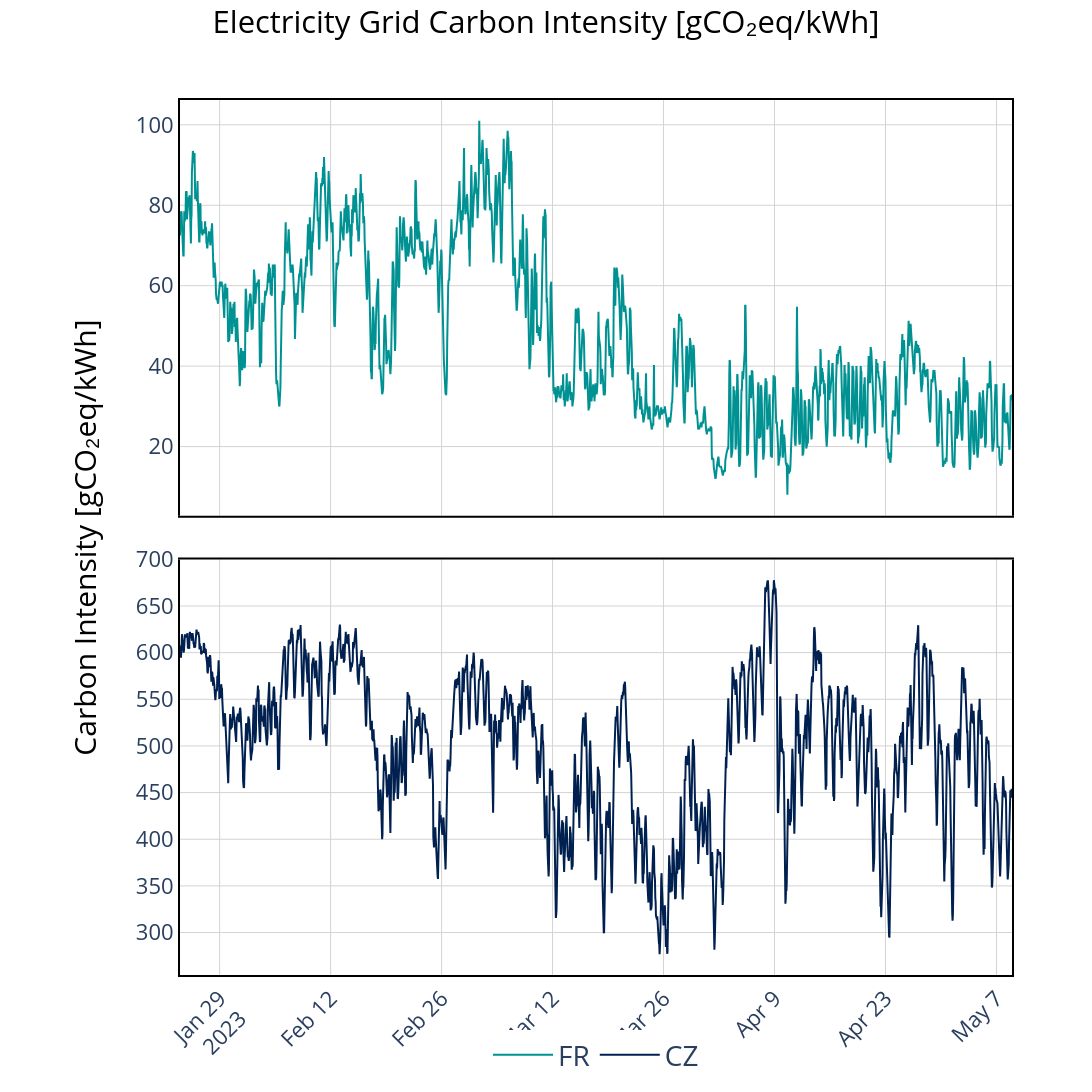

Notebook source saved alongside this figure:
### Code cell
figure = sp.make_subplots(rows = 2 , cols = 1, shared_xaxes = True, shared_yaxes = True,vertical_spacing=0.05, 
                          horizontal_spacing=0.055,  y_title= "Carbon Intensity [gCO₂eq/kWh]")
                #  subplot_titles = ["SS [FR]" , "SS [CZ]", "SSOP [FR]" , "SSOP [CZ]", "OPHR [FR]" , "OPHR [CZ]","SSOPHR [FR]" , "SSOPHR [CZ]"])

import plotly.graph_objects as go

x = df_czech.index
figure.add_traces([
                    go.Scatter(y=df_france['Taux de Co2'],x =x, mode='lines', name='FR', line={"color":"#009292"}),
                    go.Scatter(y=df_czech['Taux de Co2'],x =x, mode='lines', name='CZ', line={"color":"#002050"}),
                    
                   ]
                  
                   , rows = [1,2] , cols= [1,1])
figure.update_layout(layout,margin=dict(l=180), width = 1800, title = {"text" : "Electricity Grid Carbon Intensity [gCO₂eq/kWh] " , "x" : 0.5, "y" : 0.99,
                                       "xanchor" : "center", "font" : {"color" : "black"}})

for annot in figure.layout["annotations"]:
    annot["font"]["size"] = 30
    annot["font"]["color"] = "black"
    annot['xanchor'] = "right"
    annot['x'] = -0.04
    
figure

### Figure 1 — Plotly figure (JSON) as saved in the notebook; plotly's stock layout.template omitted (floating-point values rounded to 4 significant figures; data arrays with more than 128 entries replaced by an {"elided": "..."} marker saying what was removed)
{"data": [{"line": {"color": "#009292"}, "mode": "lines", "name": "FR", "type": "scatter", "x": {"elided": "2520 str values"}, "xaxis": "x", "y": {"elided": "2520 float values"}, "yaxis": "y"}, {"line": {"color": "#002050"}, "mode": "lines", "name": "CZ", "type": "scatter", "x": {"elided": "2520 str values"}, "xaxis": "x2", "y": {"elided": "2520 float values"}, "yaxis": "y2"}], "layout": {"annotations": [{"font": {"color": "black", "size": 30}, "showarrow": false, "text": "Carbon Intensity [gCO₂eq/kWh]", "textangle": -90, "x": -0.04, "xanchor": "right", "xref": "paper", "xshift": -40, "y": 0.5, "yanchor": "middle", "yref": "paper"}], "font": {"size": 22}, "height": 1800, "legend": {"font": {"size": 28}, "itemwidth": 60, "orientation": "h", "title": {"text": ""}, "tracegroupgap": 8, "x": 0.5, "xanchor": "center", "y": -0.12, "yanchor": "bottom"}, "margin": {"l": 180}, "showlegend": true, "title": {"font": {"color": "black"}, "text": "Electricity Grid Carbon Intensity [gCO₂eq/kWh] ", "x": 0.5, "xanchor": "center", "y": 0.99}, "width": 1800, "xaxis": {"anchor": "y", "domain": [0, 1], "gridcolor": "lightgrey", "gridwidth": 1, "linecolor": "black", "linewidth": 2, "matches": "x2", "mirror": true, "showgrid": true, "showline": true, "showticklabels": false, "tickangle": -45}, "xaxis10": {"gridcolor": "lightgrey", "gridwidth": 1, "linecolor": "black", "linewidth": 2, "mirror": true, "showgrid": true, "showline": true, "tickangle": -45}, "xaxis11": {"gridcolor": "lightgrey", "gridwidth": 1, "linecolor": "black", "linewidth": 2, "mirror": true, "showgrid": true, "showline": true, "tickangle": -45}, "xaxis12": {"gridcolor": "lightgrey", "gridwidth": 1, "linecolor": "black", "linewidth": 2, "mirror": true, "showgrid": true, "showline": true, "tickangle": -45}, "xaxis13": {"gridcolor": "lightgrey", "gridwidth": 1, "linecolor": "black", "linewidth": 2, "mirror": true, "showgrid": true, "showline": true, "tickangle": -45}, "xaxis14": {"gridcolor": "lightgrey", "gridwidth": 1, "linecolor": "black", "linewidth": 2, "mirror": true, "showgrid": true, "showline": true, "tickangle": -45}, "xaxis15": {"gridcolor": "lightgrey", "gridwidth": 1, "linecolor": "black", "linewidth": 2, "mirror": true, "showgrid": true, "showline": true, "tickangle": -45}, "xaxis16": {"gridcolor": "lightgrey", "gridwidth": 1, "linecolor": "black", "linewidth": 2, "mirror": true, "showgrid": true, "showline": true, "tickangle": -45}, "xaxis17": {"gridcolor": "lightgrey", "gridwidth": 1, "linecolor": "black", "linewidth": 2, "mirror": true, "showgrid": true, "showline": true, "tickangle": -45}, "xaxis2": {"anchor": "y2", "domain": [0, 1], "gridcolor": "lightgrey", "gridwidth": 1, "linecolor": "black", "linewidth": 2, "mirror": true, "showgrid": true, "showline": true, "tickangle": -45}, "xaxis3": {"gridcolor": "lightgrey", "gridwidth": 1, "linecolor": "black", "linewidth": 2, "mirror": true, "showgrid": true, "showline": true, "tickangle": -45}, "xaxis4": {"gridcolor": "lightgrey", "gridwidth": 1, "linecolor": "black", "linewidth": 2, "mirror": true, "showgrid": true, "showline": true, "tickangle": -45}, "xaxis5": {"gridcolor": "lightgrey", "gridwidth": 1, "linecolor": "black", "linewidth": 2, "mirror": true, "showgrid": true, "showline": true, "tickangle": -45}, "xaxis6": {"gridcolor": "lightgrey", "gridwidth": 1, "linecolor": "black", "linewidth": 2, "mirror": true, "showgrid": true, "showline": true, "tickangle": -45}, "xaxis7": {"gridcolor": "lightgrey", "gridwidth": 1, "linecolor": "black", "linewidth": 2, "mirror": true, "showgrid": true, "showline": true, "tickangle": -45}, "xaxis8": {"gridcolor": "lightgrey", "gridwidth": 1, "linecolor": "black", "linewidth": 2, "mirror": true, "showgrid": true, "showline": true, "tickangle": -45}, "xaxis9": {"gridcolor": "lightgrey", "gridwidth": 1, "linecolor": "black", "linewidth": 2, "mirror": true, "showgrid": true, "showline": true, "tickangle": -45}, "yaxis": {"anchor": "x", "domain": [0.525, 1], "gridcolor": "lightgrey", "gridwidth": 1, "linecolor": "black", "linewidth": 2, "mirror": true, "showgrid": true, "showline": true, "zerolinecolor": "black", "zerolinewidth": 2}, "yaxis10": {"gridcolor": "lightgrey", "gridwidth": 1, "linecolor": "black", "linewidth": 2, "mirror": true, "showgrid": true, "showline": true, "zerolinecolor": "black", "zerolinewidth": 2}, "yaxis11": {"gridcolor": "lightgrey", "gridwidth": 1, "linecolor": "black", "linewidth": 2, "mirror": true, "showgrid": true, "showline": true, "zerolinecolor": "black", "zerolinewidth": 2}, "yaxis12": {"gridcolor": "lightgrey", "gridwidth": 1, "linecolor": "black", "linewidth": 2, "mirror": true, "showgrid": true, "showline": true, "zerolinecolor": "black", "zerolinewidth": 2}, "yaxis13": {"gridcolor": "lightgrey", "gridwidth": 1, "linecolor": "black", "linewidth": 2, "mirror": true, "showgrid": true, "showline": true, "zerolinecolor": "black", "zerolinewidth": 2}, "yaxis14": {"gridcolor": "lightgrey", "gridwidth": 1, "linecolor": "black", "linewidth": 2, "mirror": true, "showgrid": true, "showline": true, "zerolinecolor": "black", "zerolinewidth": 2}, "yaxis15": {"gridcolor": "lightgrey", "gridwidth": 1, "linecolor": "black", "linewidth": 2, "mirror": true, "showgrid": true, "showline": true, "zerolinecolor": "black", "zerolinewidth": 2}, "yaxis16": {"gridcolor": "lightgrey", "gridwidth": 1, "linecolor": "black", "linewidth": 2, "mirror": true, "showgrid": true, "showline": true, "zerolinecolor": "black", "zerolinewidth": 2}, "yaxis17": {"gridcolor": "lightgrey", "gridwidth": 1, "linecolor": "black", "linewidth": 2, "mirror": true, "showgrid": true, "showline": true, "zerolinecolor": "black", "zerolinewidth": 2}, "yaxis2": {"anchor": "x2", "domain": [0, 0.475], "gridcolor": "lightgrey", "gridwidth": 1, "linecolor": "black", "linewidth": 2, "mirror": true, "showgrid": true, "showline": true, "zerolinecolor": "black", "zerolinewidth": 2}, "yaxis3": {"gridcolor": "lightgrey", "gridwidth": 1, "linecolor": "black", "linewidth": 2, "mirror": true, "showgrid": true, "showline": true, "zerolinecolor": "black", "zerolinewidth": 2}, "yaxis4": {"gridcolor": "lightgrey", "gridwidth": 1, "linecolor": "black", "linewidth": 2, "mirror": true, "showgrid": true, "showline": true, "zerolinecolor": "black", "zerolinewidth": 2}, "yaxis5": {"gridcolor": "lightgrey", "gridwidth": 1, "linecolor": "black", "linewidth": 2, "mirror": true, "showgrid": true, "showline": true, "zerolinecolor": "black", "zerolinewidth": 2}, "yaxis6": {"gridcolor": "lightgrey", "gridwidth": 1, "linecolor": "black", "linewidth": 2, "mirror": true, "showgrid": true, "showline": true, "zerolinecolor": "black", "zerolinewidth": 2}, "yaxis7": {"gridcolor": "lightgrey", "gridwidth": 1, "linecolor": "black", "linewidth": 2, "mirror": true, "showgrid": true, "showline": true, "zerolinecolor": "black", "zerolinewidth": 2}, "yaxis8": {"gridcolor": "lightgrey", "gridwidth": 1, "linecolor": "black", "linewidth": 2, "mirror": true, "showgrid": true, "showline": true, "zerolinecolor": "black", "zerolinewidth": 2}, "yaxis9": {"gridcolor": "lightgrey", "gridwidth": 1, "linecolor": "black", "linewidth": 2, "mirror": true, "showgrid": true, "showline": true, "zerolinecolor": "black", "zerolinewidth": 2}}}
